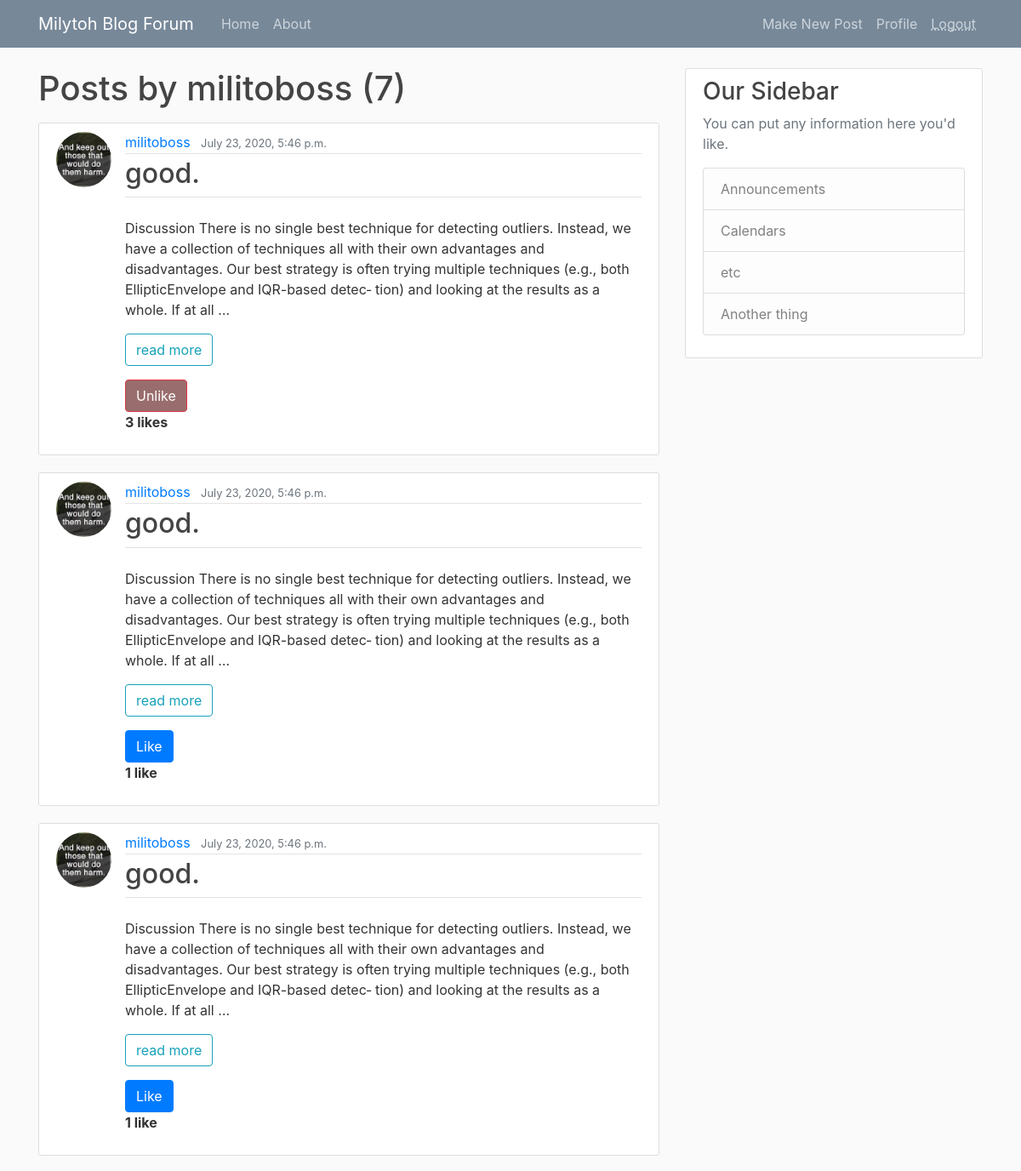
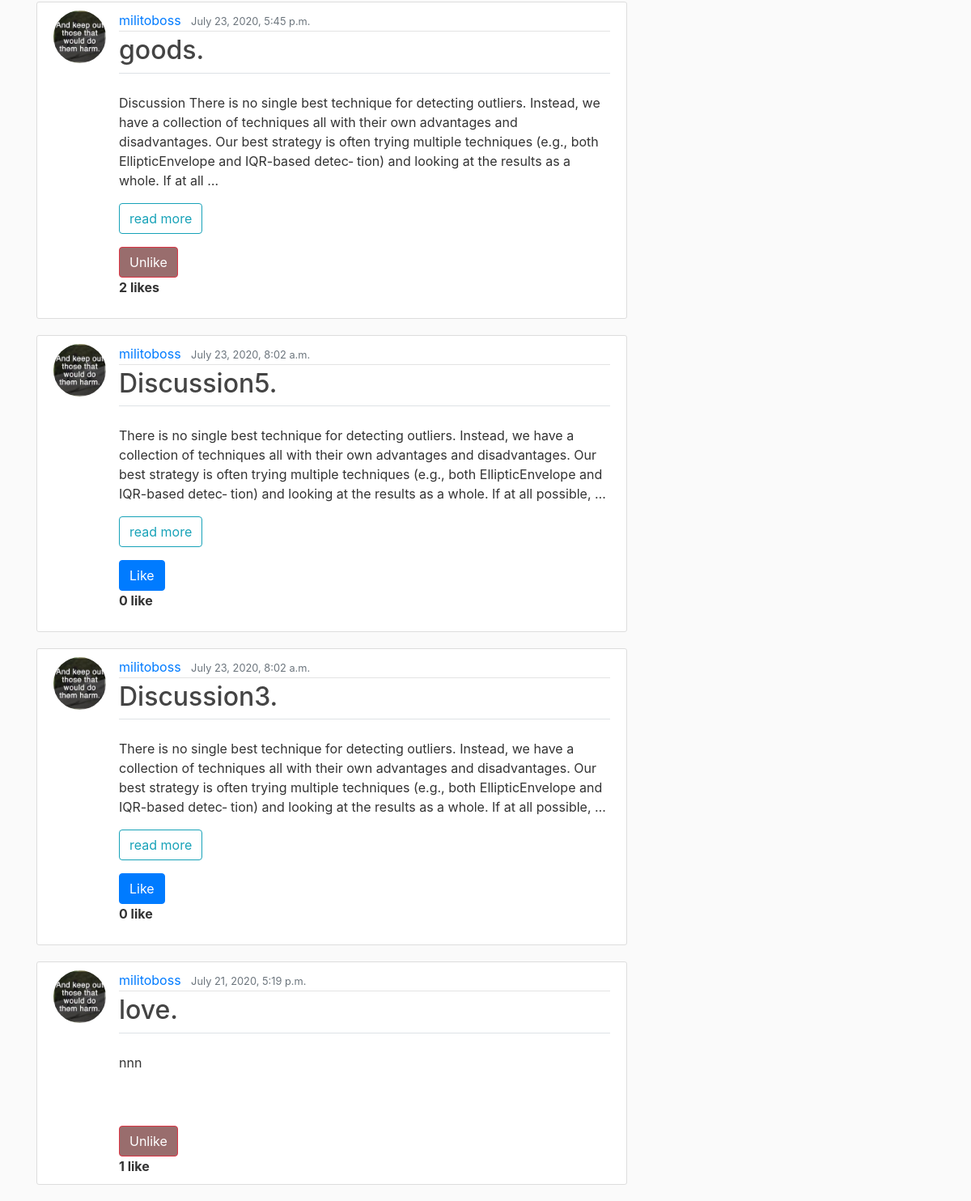
/user/militoboss (signed in), run on the app's committed database (2 pictures, top to bottom).
### myblog/models.py (models this page shows, shortened)
class Post(models.Model):
    title = models.CharField(max_length=100)
    content = models.TextField()
    date_posted = models.DateTimeField(default=timezone.now)
    author = models.ForeignKey(User, on_delete=models.CASCADE)
    liked = models.ManyToManyField(User, default=None, blank=True, related_name='liked')

### users/models.py (models this page shows, shortened)
class Profile(models.Model):
    user = models.OneToOneField(User, on_delete=models.CASCADE)
    image = models.ImageField(default='default.jpg', upload_to='profile_pics')

### myblog/views.py (the view)
# urls.py: path('user/<str:username>', UserPostListVeiw.as_view(), name='user-posts'),
class UserPostListVeiw(ListView):
    model = Post
    template_name = 'myblog/user_posts.html'
    context_object_name = 'posts'
    paginate_by = 8
    def get_queryset(self):
        user = get_object_or_404(User, username=self.kwargs.get('username'))
        return Post.objects.filter(author=user).order_by('-date_posted')

### myblog/templates/myblog/user_posts.html (shortened to what this page needs)
{% extends 'myblog/base.html'%}
{% block content %}
<h1 class="mb-3">Posts by {{ view.kwargs.username }}  ({{ page_obj.paginator.count }})</h1>
  {% for post in posts %}
   <article class="media content-section">
    <a href="{{ post.author.profile.image.url}}">
     <img class="rounded-circle article-img"  src="{{ post.author.profile.image.url}}">
     </a>
    <div class="media-body">
      <div class="article-metadata">
        <a class="mr-2" href="{% url 'myblog:user-posts' post.author.username %}">{{ post.author }}</a>
        <small class="text-muted">{{ post.date_posted }}</small>
      </div>
        <legend class="border-bottom mb-4">
          <h2><a class="article-title" href="{% url 'myblog:post-detail' post.id %}">{{ post.title }}.</a></h2>
        </legend>
          {% if post.content|length > 50%}
            {{ post.content|safe|truncatewords:"50"|linebreaks }}
            <a class="btn btn-outline-info" href="{% url 'myblog:post-detail' post.id %}"> read more </a>
           <form action="{% url 'myblog:like-post' %}" method="POST">
          {% if user not in post.liked.all %}
             <button class="btn btn-primary mt-3" type="submit">Like </button>
          {% else %}
            <button class="btn btn-danger mt-3" style="background-color: rgb(153, 109, 109)" type="submit"> Unlike </button>
          {% endif %}
        </form>
        {% if user in post.liked.all %}
            {% if post.liked.all.count <= 1 %}
               <strong>   {{post.liked.all.count  }}  like</strong>
            {% else %}
               <strong> {{post.liked.all.count}}  likes </strong>
            {% endif %}
        {% else  %}
            {% if post.liked.all.count  <= 1 %}
              <strong> {{post.liked.all.count}}  like</strong>
            {% else %}
              <strong> {{post.liked.all.count}}  likes </strong>
            {% endif %}
        {% endif %}
          {% else %}
             <p class="article-content">{{ post.content }}</p>
           <form action="{% url 'myblog:like-post' %}" method="POST">
          {% if user not in post.liked.all %}
             <button class="btn btn-primary mt-3" type="submit">Like </button>
          {% else %}
            <button class="btn btn-danger mt-3" style="background-color: rgb(153, 109, 109)" type="submit"> Unlike </button>
          {% endif %}
        </form>
        {% if user in post.liked.all %}
            {% if post.liked.all.count <= 1 %}
               <strong>   {{post.liked.all.count  }}  like</strong>
            {% else %}
               <strong> {{post.liked.all.count}}  likes </strong>
            {% endif %}
        {% else  %}
            {% if post.liked.all.count  <= 1 %}
              <strong> {{post.liked.all.count}}  like</strong>
            {% else %}
              <strong> {{post.liked.all.count}}  likes </strong>
            {% endif %}
        {% endif %}
          {% endif %}
    </div>
  </article>
  {%endfor%}
{% endblock content %}

### myblog/static/myblog/main.css (style rules this page uses)
body { background: #fafafa; color: #333333; margin-top: 5rem; }
h1, h2, h3, h4, h5, h6 { color: #444444; }
.content-section { background: #ffffff; padding: 10px 20px; border: 1px solid #dddddd; border-radius: 3px; margin-bottom: 20px; }
.article-title { color: #444444; }
.article-content { white-space: pre-line; margin-bottom: 50px; }
.article-img { height: 65px; width: 65px; margin-right: 16px; }
.article-metadata { padding-bottom: 1px; margin-bottom: 4px; border-bottom: 1px solid #e3e3e3 }

### data on the page
Post: author.profile.image (placeholder picture), author "militoboss", date_posted "July 23, 2020, 5:46 p.m.", title "good", content "Discussion There is no single best technique for detecting outliers. Instead, we have a collection of techniques all with their own advantages and disadvantages. Our best strategy is often trying multiple techniques (e.g., both EllipticEnvelope and IQR-based detec‐ tion) and looking at the results as a whole. If at all …", shows "Unlike", liked.all.count "3"
Post: author.profile.image (placeholder picture), author "militoboss", date_posted "July 23, 2020, 5:46 p.m.", title "good", content "Discussion There is no single best technique for detecting outliers. Instead, we have a collection of techniques all with their own advantages and disadvantages. Our best strategy is often trying multiple techniques (e.g., both EllipticEnvelope and IQR-based detec‐ tion) and looking at the results as a whole. If at all …", shows "Like", liked.all.count "1"
Post: author.profile.image (placeholder picture), author "militoboss", date_posted "July 23, 2020, 5:46 p.m.", title "good", content "Discussion There is no single best technique for detecting outliers. Instead, we have a collection of techniques all with their own advantages and disadvantages. Our best strategy is often trying multiple techniques (e.g., both EllipticEnvelope and IQR-based detec‐ tion) and looking at the results as a whole. If at all …", shows "Like", liked.all.count "1"
Post: author.profile.image (placeholder picture), author "militoboss", date_posted "July 23, 2020, 5:45 p.m.", title "goods", content "Discussion There is no single best technique for detecting outliers. Instead, we have a collection of techniques all with their own advantages and disadvantages. Our best strategy is often trying multiple techniques (e.g., both EllipticEnvelope and IQR-based detec‐ tion) and looking at the results as a whole. If at all …", shows "Unlike", liked.all.count "2"
Post: author.profile.image (placeholder picture), author "militoboss", date_posted "July 23, 2020, 8:02 a.m.", title "Discussion5", content "There is no single best technique for detecting outliers. Instead, we have a collection of techniques all with their own advantages and disadvantages. Our best strategy is often trying multiple techniques (e.g., both EllipticEnvelope and IQR-based detec‐ tion) and looking at the results as a whole. If at all possible, …", shows "Like", liked.all.count "0"
Post: author.profile.image (placeholder picture), author "militoboss", date_posted "July 23, 2020, 8:02 a.m.", title "Discussion3", content "There is no single best technique for detecting outliers. Instead, we have a collection of techniques all with their own advantages and disadvantages. Our best strategy is often trying multiple techniques (e.g., both EllipticEnvelope and IQR-based detec‐ tion) and looking at the results as a whole. If at all possible, …", shows "Like", liked.all.count "0"
Post: author.profile.image (placeholder picture), author "militoboss", date_posted "July 21, 2020, 5:19 p.m.", title "love", content "nnn", shows "Unlike", liked.all.count "1"

### other printed values
{{ view.kwargs.username }} "militoboss"
{{ page_obj.paginator.count }} "7"
